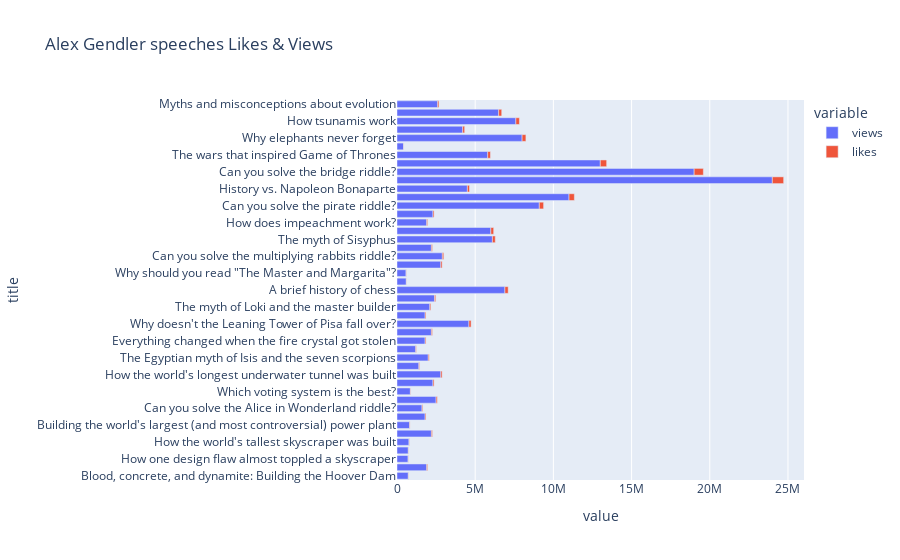

This figure's notebook cell:
### Markdown cell above
Alex Gendler first speech was in 2013 and

### Code cell
fig = px.bar(alex_df, x=["views","likes"],y="title", title="Alex Gendler speeches Likes & Views")
fig.show()

### Figure 1 — Plotly figure (JSON) as saved in the notebook; plotly's stock layout.template omitted (floating-point values rounded to 4 significant figures)
{"data": [{"alignmentgroup": "True", "hovertemplate": "variable=views<br>value=%{x}<br>title=%{y}<extra></extra>", "legendgroup": "views", "marker": {"color": "#636efa", "pattern": {"shape": ""}}, "name": "views", "offsetgroup": "views", "orientation": "h", "showlegend": true, "textposition": "auto", "type": "bar", "x": [724000, 1900000, 712000, 724000, 770000, 2200000, 810000, 1800000, 1600000, 2500000, 856000, 2300000, 2800000, 1400000, 2000000, 1200000, 1800000, 2200000, 4600000, 1800000, 2100000, 2400000, 6900000, 596000, 582000, 2800000, 2900000, 2200000, 6100000, 6000000, 1900000, 2300000, 9100000, 11000000, 4500000, 24000000, 19000000, 13000000, 5800000, 422000, 8000000, 4200000, 7600000, 6500000, 2600000], "xaxis": "x", "y": ["Blood, concrete, and dynamite: Building the Hoover Dam", "The woman who stared at the sun", "How one design flaw almost toppled a skyscraper", "Demolition, disease, and death: Building the Panama Canal", "How the world's tallest skyscraper was built", "Why are airplanes slower than they used to be?", "Building the world's largest (and most controversial) power plant", "Can you solve the monster duel riddle?", "Can you solve the Alice in Wonderland riddle?", "The Egyptian myth of the death of Osiris", "Which voting system is the best?", "How do ventilators work?", "How the world's longest underwater tunnel was built", "Can you solve the death race riddle?", "The Egyptian myth of Isis and the seven scorpions", "Epic Engineering: Building the Brooklyn Bridge ", "Everything changed when the fire crystal got stolen", "Can you solve the dragon jousting riddle?", "Why doesn't the Leaning Tower of Pisa fall over?", "Can you outsmart this logical fallacy?", "The myth of Loki and the master builder", "Can you solve the secret sauce riddle?", "A brief history of chess", "A day in the life of a Cossack warrior", "Why should you read \"The Master and Margarita\"?", "Why should you read \"Crime and Punishment\"?", "Can you solve the multiplying rabbits riddle?", "Can you solve the giant iron riddle? ", "The myth of Sisyphus", "The myth of Hercules", "How does impeachment work?", "Can you solve the rebel supplies riddle?", "Can you solve the pirate riddle?", "Can you solve the three gods riddle?", "History vs. Napoleon Bonaparte", "Can you solve the prisoner hat riddle?", "Can you solve the bridge riddle?", "Can you solve the famously difficult green-eyed logic puzzle?", "The wars that inspired Game of Thrones", "What is a gift economy?", "Why elephants never forget", "History vs. Christopher Columbus", "How tsunamis work", "Why do we cry? The three types of tears", "Myths and misconceptions about evolution"], "yaxis": "y"}, {"alignmentgroup": "True", "hovertemplate": "variable=likes<br>value=%{x}<br>title=%{y}<extra></extra>", "legendgroup": "likes", "marker": {"color": "#EF553B", "pattern": {"shape": ""}}, "name": "likes", "offsetgroup": "likes", "orientation": "h", "showlegend": true, "textposition": "auto", "type": "bar", "x": [21000, 57000, 21000, 21000, 23000, 66000, 24000, 55000, 48000, 77000, 25000, 70000, 85000, 42000, 60000, 36000, 56000, 66000, 139000, 55000, 63000, 74000, 209000, 17000, 17000, 86000, 89000, 67000, 184000, 182000, 59000, 70000, 274000, 341000, 136000, 723000, 590000, 406000, 174000, 12000, 242000, 126000, 228000, 196000, 79000], "xaxis": "x", "y": ["Blood, concrete, and dynamite: Building the Hoover Dam", "The woman who stared at the sun", "How one design flaw almost toppled a skyscraper", "Demolition, disease, and death: Building the Panama Canal", "How the world's tallest skyscraper was built", "Why are airplanes slower than they used to be?", "Building the world's largest (and most controversial) power plant", "Can you solve the monster duel riddle?", "Can you solve the Alice in Wonderland riddle?", "The Egyptian myth of the death of Osiris", "Which voting system is the best?", "How do ventilators work?", "How the world's longest underwater tunnel was built", "Can you solve the death race riddle?", "The Egyptian myth of Isis and the seven scorpions", "Epic Engineering: Building the Brooklyn Bridge ", "Everything changed when the fire crystal got stolen", "Can you solve the dragon jousting riddle?", "Why doesn't the Leaning Tower of Pisa fall over?", "Can you outsmart this logical fallacy?", "The myth of Loki and the master builder", "Can you solve the secret sauce riddle?", "A brief history of chess", "A day in the life of a Cossack warrior", "Why should you read \"The Master and Margarita\"?", "Why should you read \"Crime and Punishment\"?", "Can you solve the multiplying rabbits riddle?", "Can you solve the giant iron riddle? ", "The myth of Sisyphus", "The myth of Hercules", "How does impeachment work?", "Can you solve the rebel supplies riddle?", "Can you solve the pirate riddle?", "Can you solve the three gods riddle?", "History vs. Napoleon Bonaparte", "Can you solve the prisoner hat riddle?", "Can you solve the bridge riddle?", "Can you solve the famously difficult green-eyed logic puzzle?", "The wars that inspired Game of Thrones", "What is a gift economy?", "Why elephants never forget", "History vs. Christopher Columbus", "How tsunamis work", "Why do we cry? The three types of tears", "Myths and misconceptions about evolution"], "yaxis": "y"}], "layout": {"barmode": "relative", "legend": {"title": {"text": "variable"}, "tracegroupgap": 0}, "title": {"text": "Alex Gendler speeches Likes & Views"}, "xaxis": {"anchor": "y", "domain": [0, 1], "title": {"text": "value"}}, "yaxis": {"anchor": "x", "domain": [0, 1], "title": {"text": "title"}}}}
